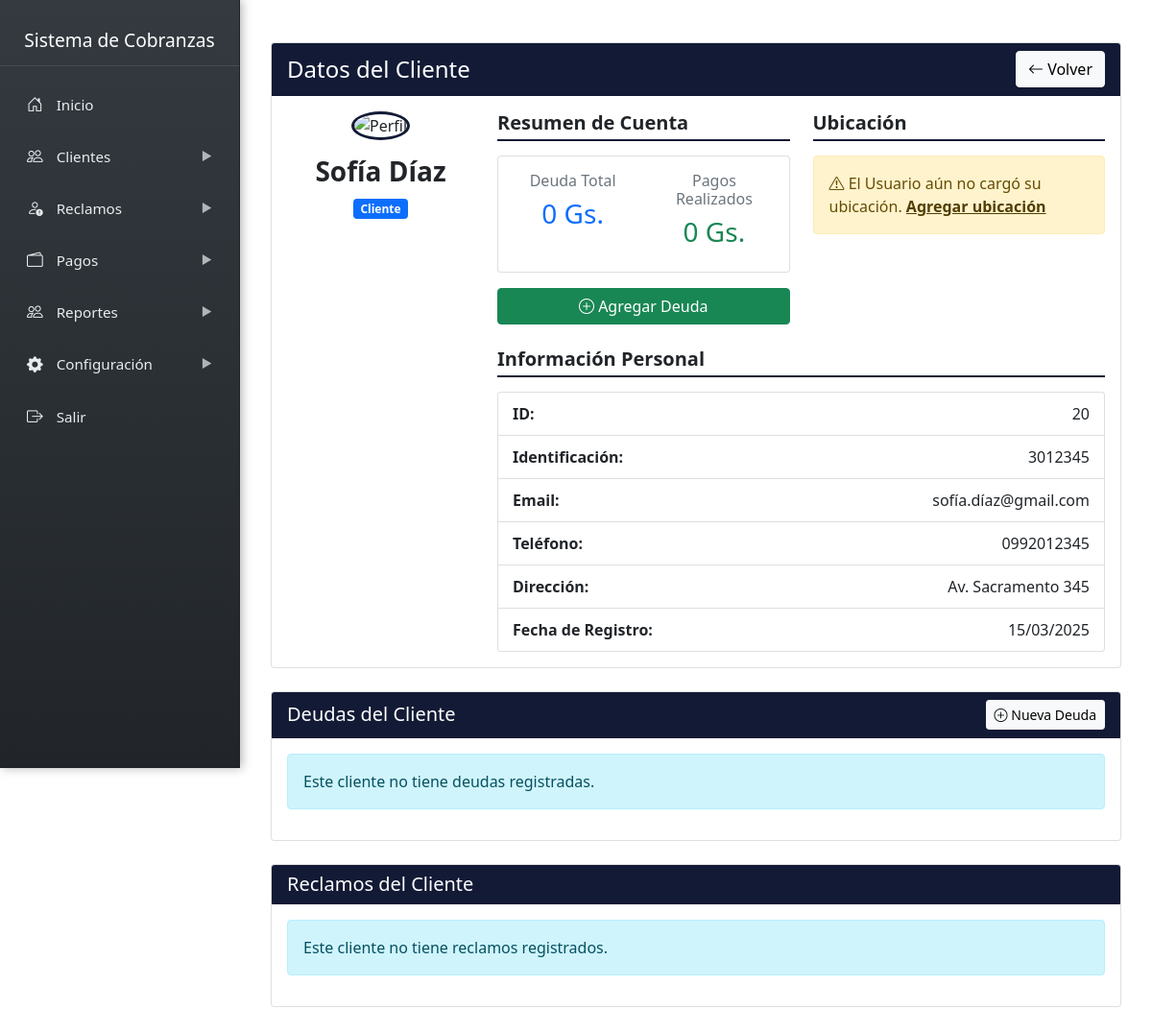
Page /gestor/sidebar/clientes/cliente_datos.php?id=20 on the committed database.
### tables this page shows
CREATE TABLE `clientes` (
  `id` int NOT NULL,
  `nombre` varchar(200) NOT NULL,
  `identificacion` varchar(20) DEFAULT NULL,
  `direccion` text,
  `ubicacion_link` text,
  `telefono` varchar(20) DEFAULT NULL,
  `email` varchar(100) DEFAULT NULL,
  `created_at` timestamp NULL DEFAULT CURRENT_TIMESTAMP,
  `imagen` varchar(255) NOT NULL DEFAULT 'default.png',
  `password` varchar(255) DEFAULT NULL
);

### gestor/sidebar/clientes/cliente_datos.php (the view, shortened to what the rows shown need)
<?php include '../../inc/sidebar.php'; ?>
<link rel="stylesheet" href="https://unpkg.com/leaflet@1.7.1/dist/leaflet.css" />
<?php
require_once '../cnx.php';
$cliente_id = $_GET['id'];
$query = "SELECT c.*
          FROM clientes c
          WHERE c.id = ?";
$stmt = $conn->prepare($query);
$stmt->bind_param("i", $cliente_id);
$stmt->execute();
$result = $stmt->get_result();
$cliente = $result->fetch_assoc();
?>
<div class="content-wrapper">
    <div class="container mt-4">
        <div class="row">
            <div class="col-md-12 mb-4">
                <div class="card">
                    <div class="card-body">
                        <div class="row">
                            <div class="col-md-3 text-center">
                                <div class="profile-img-container mb-3">
                                    <?php if(!empty($cliente['imagen']) && $cliente['imagen'] != 'default.png'): ?>
                                        <img src="../../../uploads/profiles/<?php echo $cliente['imagen']; ?>"
                                             alt="Perfil"
                                             class="img-fluid rounded-circle profile-image"
                                             style="width: 150px; height: 150px; object-fit: cover; border: 3px solid #121a35;">
                                    <?php else: ?>
                                        <img src="../../../uploads/profiles/default.png"
                                             alt="Perfil"
                                             class="img-fluid rounded-circle profile-image"
                                             style="width: 150px; height: 150px; object-fit: cover; border: 3px solid #121a35;">
                                    <?php endif; ?>
                                </div>
                                <h3 class="cliente-nombre"><?php echo htmlspecialchars($cliente['nombre']); ?></h3>
                                <span class="badge bg-primary">Cliente</span>
                            </div>
                            <div class="col-md-9">
                                <div class="row mt-4">
                                    <div class="col-md-12">
                                        <ul class="list-group cliente-info-list">
                                            <li class="list-group-item d-flex justify-content-between">
                                                <strong>ID:</strong>
                                                <span><?php echo $cliente['id']; ?></span>
                                            </li>
                                            <li class="list-group-item d-flex justify-content-between">
                                                <strong>Identificación:</strong>
                                                <span><?php echo htmlspecialchars($cliente['identificacion']); ?></span>
                                            </li>
                                            <li class="list-group-item d-flex justify-content-between">
                                                <strong>Email:</strong>
                                                <span><?php echo !empty($cliente['email']) ? htmlspecialchars($cliente['email']) : ''; ?></span>
                                            </li>
                                            <li class="list-group-item d-flex justify-content-between">
                                                <strong>Teléfono:</strong>
                                                <span><?php echo htmlspecialchars($cliente['telefono']); ?></span>
                                            </li>
                                            <li class="list-group-item d-flex justify-content-between">
                                                <strong>Dirección:</strong>
                                                <span><?php echo htmlspecialchars($cliente['direccion']); ?></span>
                                            </li>
                                            <li class="list-group-item d-flex justify-content-between">
                                                <strong>Fecha de Registro:</strong>
                                                <span><?php echo date('d/m/Y', strtotime($cliente['created_at'])); ?></span>
                                            </li>
                                        </ul>
                                    </div>
                                </div>
                            </div>
                        </div>
                    </div>
                </div>
            </div>
        </div>
    </div>
</div>

### rows in the picture
clientes: nombre "Sofía Díaz", id "20", identificacion "3012345", email "sofía.díaz@gmail.com", telefono "0992012345", direccion "Av. Sacramento 345", created_at "15/03/2025"

### other values in the picture
$deuda_total "0"
